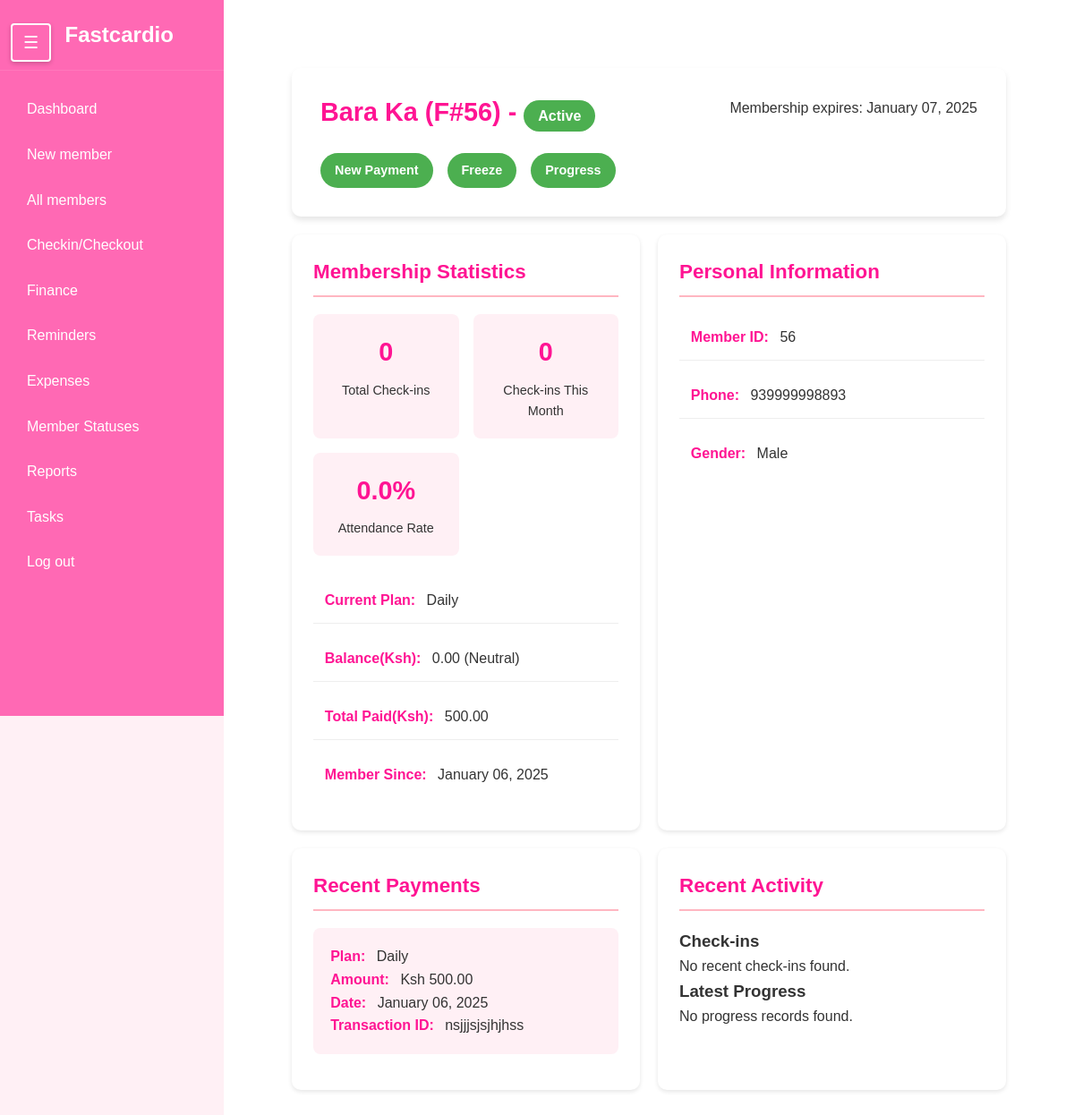
Page /members/56/ on the earlier database version.
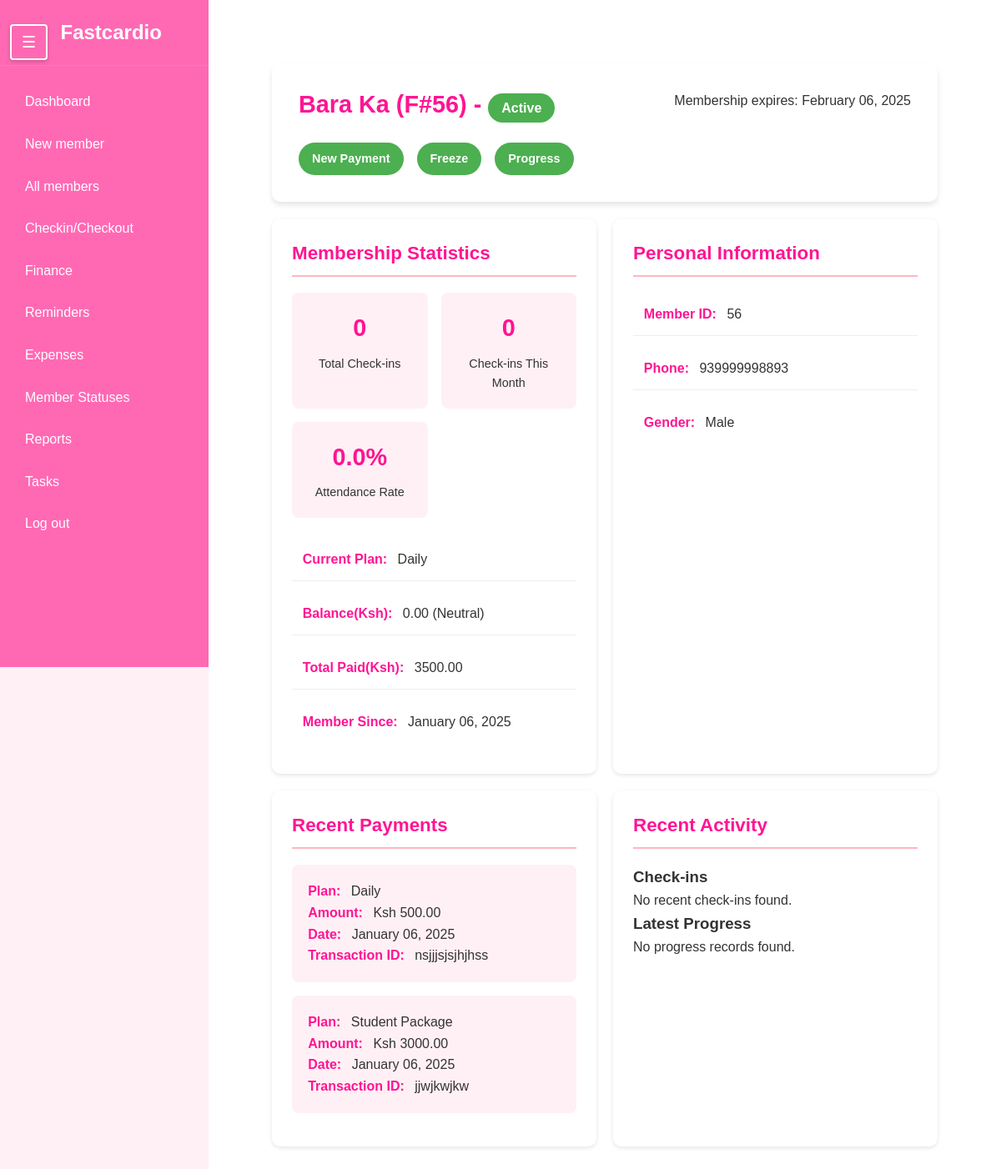
Same page on the later database version.
### members/models.py (models this page shows, shortened)
class Member(models.Model):
    first_name = models.CharField(max_length=50)
    last_name = models.CharField(max_length=50)
    phone_number = models.CharField(max_length=15)
    date_joined = models.DateTimeField(auto_now_add=True)
    membership_expiry = models.DateField(null=True, blank=True, help_text="Date when the membership expires")
    is_active = models.BooleanField(default=False)
    is_frozen = models.BooleanField(default=False)
    additional_info = models.TextField(blank=True,null=True)
    gender = models.CharField(max_length= 6)
    balance = models.DecimalField(
        max_digits=10,
        decimal_places=2,
        default=0,
        help_text="Positive balance indicates credit, negative indicates debt"
    )
    balance_due_date = models.DateField(null = True, blank=True)

class PaymentDetails(models.Model):
    PLAN_CHOICES = [
        ('daily', 'Daily'),
        ('monthly', 'Monthly'),
        ('quarterly', 'Quarterly'),
        ('biannually', 'Biannually'),
        ('annually', 'Annually'),
        ('student', 'Student Package'),
        ('complete', 'Complete Payment'),
    ]
    member = models.ForeignKey('Member', on_delete=models.CASCADE, related_name='payments', verbose_name="Member")
    plan = models.CharField(max_length=20, choices=PLAN_CHOICES, verbose_name="Payment Plan")
    amount = models.DecimalField(max_digits=10, decimal_places=2, verbose_name="Amount Paid")
    payment_date = models.DateField(default=timezone.now, verbose_name="Payment Date")
    transaction_id = models.CharField(max_length=100, blank=True, null=True, verbose_name="Transaction ID")
    class Meta:
        verbose_name = "Payment Detail"
        verbose_name_plural = "Payment Details"
        ordering = ['-payment_date']

### members/views.py (the view)
# urls.py: path('members/<int:member_id>/',views.member_details,name='Member details'),
def member_details(request, member_id):
    member = get_object_or_404(Member, pk=member_id)
    today = timezone.now().date()
    recent_payments = PaymentDetails.objects.filter(member=member).order_by('-payment_date')[:5]
    latest_payment = recent_payments.first()
    total_paid = PaymentDetails.objects.filter(member=member).aggregate(total=Sum('amount'))['total'] or 0
    membership_status = calculate_membership_status(member, today)
    checkin_stats = get_checkin_statistics(member)
    latest_progress = MemberProgress.objects.filter(member=member).order_by('-date').first()
    progress_history = MemberProgress.objects.filter(member=member).order_by('-date')[:5]
    freeze_history = Freeze_member.objects.filter(member=member).order_by('-frozen_date')
    current_freeze = freeze_history.filter(unfrozen_date__isnull=True).first()
    balance_info = get_balance_status(member.balance)
    print(bool(current_freeze))
    context = {
        'member': member,
        'membership_status': membership_status['status'],
        'days_left': membership_status['days_left'],
        'expiry_date': member.membership_expiry,
        'recent_payments': recent_payments,
        'latest_payment': latest_payment,
        'current_plan': latest_payment.plan if latest_payment else "No active plan",
        'total_paid': total_paid,
        'total_checkins': checkin_stats['total'],
        'checkins_this_month': checkin_stats['monthly'],
        'recent_checkins': checkin_stats['recent'],
        'last_checkin': checkin_stats['last'],
        'attendance_rate': checkin_stats['attendance_rate'],
        'latest_progress': latest_progress,
        'progress_history': progress_history,
        'is_currently_frozen': bool(current_freeze),
        'freeze_history': freeze_history,
        'current_freeze': current_freeze,
        'balance': member.balance,
        'balance_status': balance_info['status'],
        'balance_message': balance_info['message']
    }
    return render(request, 'member_details.html', context)

### members/templates/member_details.html (shortened to what this page needs)
{% extends 'sidebar.html' %}
{% load static %}
{% block extra_styles %}
    <link rel="stylesheet" href="{% static 'member_details.css' %}">
{% endblock %}
{% block content %}
    <div class="container">
        <div class="profile-header">
            <div class="profile-header-left">
                <h1>
                    {{ member.first_name }} {{ member.last_name }} (F#{{ member.id }}) -
                        <span style="font-size: medium;" class="status-badge status-{{ membership_status|lower }}">{{ membership_status }}</span>
                </h1>
                <div class="header-actions">
                    <a href="{% url 'Payment' member_id=member.id %}" class="status-badge status-{{ membership_status|lower }}">
                        <span>New Payment</span>
                    </a>
                    {% if is_currently_frozen %}
                        <a href="{% url 'unfreeze' member_id=member.id %}" class="status-badge status-{{ membership_status|lower }}">
                            <span>UnFreeze</span>
                        </a>
                    {% else %}
                        <a href="{% url 'freeze' member_id=member.id %}" class="status-badge status-{{ membership_status|lower }}">
                            <span>Freeze</span>
                        </a>
                    {% endif %}
                    <a href="{% url 'member_progress' member_id=member.id %}" class="status-badge status-{{ membership_status|lower }}">
                        <span>Progress</span>
                    </a>
                </div>
            </div>
            <div class="profile-header-right">
                {% if expiry_date %}
                    <p>Membership expires: {{ expiry_date|date:"F d, Y" }}</p>
                {% endif %}
            </div>
        </div>
        <div class="profile-grid">
            <div class="profile-section">
                <h2>Membership Statistics</h2>
                <div class="stats-grid">
                    <div class="stat-card">
                        <div class="stat-number">{{ total_checkins }}</div>
                        <div class="stat-label">Total Check-ins</div>
                    </div>
                    <div class="stat-card">
                        <div class="stat-number">{{ checkins_this_month }}</div>
                        <div class="stat-label">Check-ins This Month</div>
                    </div>
                    <div class="stat-card">
                        <div class="stat-number">{{ attendance_rate }}%</div>
                        <div class="stat-label">Attendance Rate</div>
                    </div>
                </div>
                <ul class="info-list">
                    <li><span class="label">Current Plan:</span> {{ current_plan|title }}</li>
                    <li><span class="label">Balance(Ksh):</span> {{ balance|floatformat:2 }} ({{ balance_status }})</li>
                    <li><span class="label">Total Paid(Ksh):</span> {{ total_paid|floatformat:2 }}</li>
                    <li><span class="label">Member Since:</span> {{ member.date_joined|date:"F d, Y" }}</li>
                </ul>
            </div>
            <div class="profile-section">
                <h2>Personal Information</h2>
                <ul class="info-list">
                    <li><span class="label">Member ID:</span> {{ member.id }}</li>
                    <li><span class="label">Phone:</span> {{ member.phone_number }}</li>
                    <li><span class="label">Gender:</span> {{ member.gender|title }}</li>
                </ul>
            </div>
            <div class="profile-section">
                <h2>Recent Payments</h2>
                {% if recent_payments %}
                    {% for payment in recent_payments %}
                        <div class="payment-card">
                            <p><span class="label">Plan:</span> {{ payment.get_plan_display }}</p>
                            <p><span class="label">Amount:</span> Ksh {{ payment.amount }}</p>
                            <p><span class="label">Date:</span> {{ payment.payment_date|date:"F d, Y" }}</p>
                            {% if payment.transaction_id %}
                                <p><span class="label">Transaction ID:</span> {{ payment.transaction_id }}</p>
                            {% endif %}
                        </div>
                    {% endfor %}
                {% else %}
                    <p>No recent payments found.</p>
                {% endif %}
            </div>
            <div class="profile-section">
                <h2>Recent Activity</h2>
                <div class="activity-grid">
                    <div class="activity-section">
                        <h3>Check-ins</h3>
                        {% if recent_checkins %}
                            <ul class="info-list checkin-list">
                                {% for checkin in recent_checkins %}
                                    <li>
                                        <span>{{ checkin.timestamp|date:"F d, Y" }}</span>
                                        <span>{{ checkin.timestamp|time:"g:i A" }}</span>
                                    </li>
                                {% endfor %}
                            </ul>
                        {% else %}
                            <p>No recent check-ins found.</p>
                        {% endif %}
                    </div>
                    <div class="activity-section">
                        <h3>Latest Progress</h3>
                        {% if latest_progress %}
                            <ul class="info-list">
                                <li><span class="label">Date:</span> {{ latest_progress.date|date:"F d, Y" }}</li>
                                <li><span class="label">Weight:</span> {{ latest_progress.weight }} kg</li>
                                {% if latest_progress.body_fat %}
                                    <li><span class="label">Body Fat:</span> {{ latest_progress.body_fat }}%</li>
                                {% endif %}
                                {% if latest_progress.muscle_mass %}
                                    <li><span class="label">Muscle Mass:</span> {{ latest_progress.muscle_mass }} kg</li>
                                {% endif %}
                            </ul>
                        {% else %}
                            <p>No progress records found.</p>
                        {% endif %}
                    </div>
                </div>
            </div>
        </div>
    </div>
{% endblock %}

### members/templates/sidebar.html (shortened to what this page needs)
{% load static %}
<!DOCTYPE html>
<html lang="en">
<head>
    <link rel="stylesheet" href="{% static 'sidebar.css' %}">
    {% block extra_styles %}{% endblock %}
</head>
<body>
    <div class="wrapper">
        <div class="toggle-container">
            <button id="sidebarToggle" class="toggle-btn">☰</button>
        </div>
        <nav id="sidebar">
            <div class="sidebar-header">
                <h2>Fastcardio</h2>
            </div>
            <ul class="sidebar-menu">
                <li><a href="{% url 'Dashboard' %}">Dashboard</a></li>
                <li><a href="{% url 'New member' %}">New member</a></li>
                <li><a href="{% url 'Members' %}">All members</a></li>
                <li><a href="{% url 'Checkin' %}">Checkin/Checkout</a></li>
                <li><a href="{% url 'Finance' %}">Finance</a></li>
                <li><a href="{% url 'Reminders' %}">Reminders</a></li>
                <li><a href="{% url 'Expenses' %}">Expenses</a></li>
                <li><a href="{% url 'member_status' %}">Member Statuses</a></li>
                <li><a href="{% url 'Reports' %}">Reports</a></li>
                <li><a href="{% url 'Tasks' %}">Tasks</a></li>
                <li><a href="{% url 'login' %}">Log out</a></li>
            </ul>
        </nav>
<div id="content">
    <div class="content-inner">
        {% block content %}
        {% endblock %}
    </div>
</div>
    </div>
</body>
</html>

Differences in the rows shown:
changed Member "Bara": membership_expiry "January 07, 2025" → "February 06, 2025"
added PaymentDetails: plan "Student Package", amount "3000.00", payment_date "January 06, 2025", transaction_id "jjwjkwjkw"
Other differences:
{{ total_paid|floatformat:2 }}: "500.00" → "3500.00"
